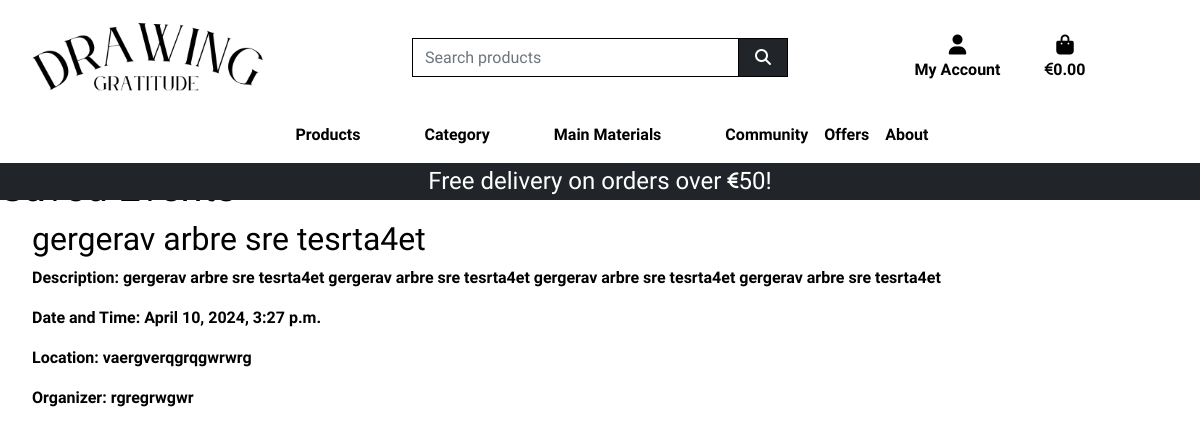
/profile/saved_events/ (signed in), run on an earlier commit of the app's database.
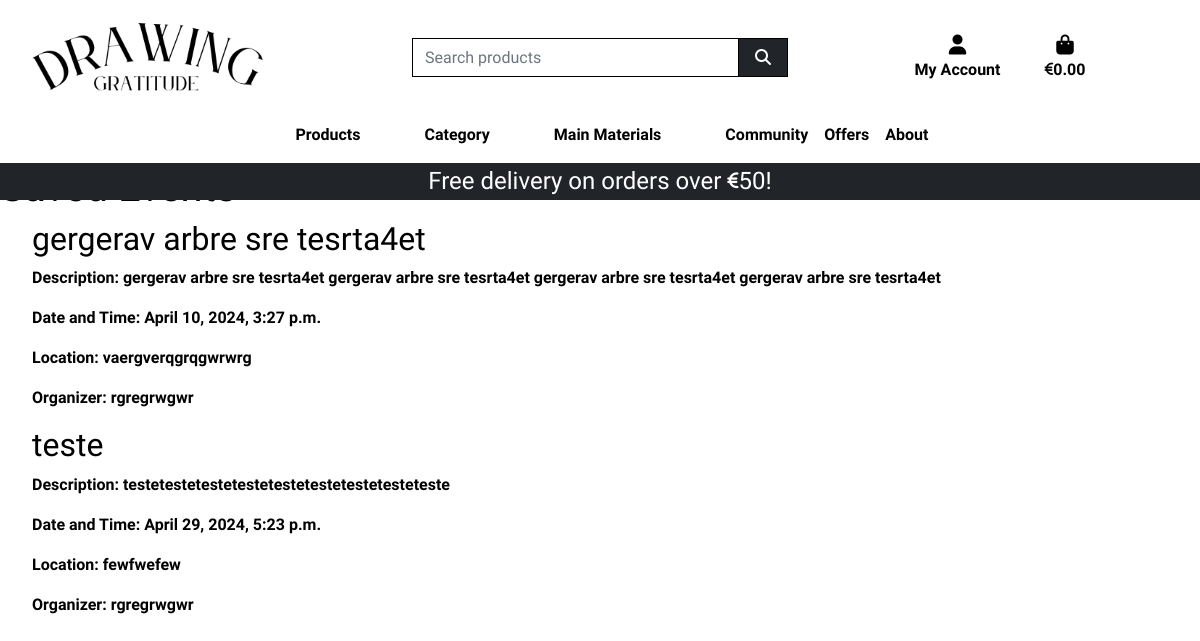
And on a later commit of the database.
### events/models.py (models this page shows, shortened)
class Event(models.Model):
    title = models.CharField(max_length=255)
    description = models.TextField()
    date_and_time = models.DateTimeField()
    location = models.CharField(max_length=255)
    organizer = models.CharField(max_length=255)
    save_event = models.ManyToManyField(User, related_name='saved_events')

### profiles/views.py (the view)
# urls.py: path('saved_events/', views.saved_events, name='saved_events'),
def saved_events(request):
    saved_events = Event.objects.filter(save_event=request.user)
    return render(request, 'profiles/saved_events.html', {'saved_events': saved_events})

### bag/contexts.py (called while the page is built, shortened)
def bag_contents(request):
    bag_items = []
    total = 0
    total_discounted_price = 0
    product_count = 0
    bag = request.session.get('bag', {})
    delivery = total * Decimal(settings.STANDARD_DELIVERY_PERCENTAGE / 100) if total < settings.FREE_DELIVERY_THRESHOLD else 0
    grand_total = total + delivery
    context = {
        'bag_items': bag_items,
        'total': total,
        'total_discounted_price': total_discounted_price,
        'product_count': product_count,
        'delivery': delivery,
        'free_delivery_delta': max(0, settings.FREE_DELIVERY_THRESHOLD - total),
        'free_delivery_threshold': settings.FREE_DELIVERY_THRESHOLD,
        'grand_total': grand_total,
    }
    return context

### profiles/templates/profiles/saved_events.html (shortened to what this page needs)
{% extends "base.html" %}
{% load static %}
{% load crispy_forms_tags %}
{% block extra_css %}
    <link rel="stylesheet" href="{% static 'profiles/css/profile.css' %}">
{% endblock %}
{% block page_header %}
    <div class="container header-container">
    </div>
{% endblock %}
{% block content %}
<h1>Saved Events</h1>
    {% if saved_events %}
    <ul>
        {% for event in saved_events %}
        <li>
            <h2>{{ event.title }}</h2>
            <p><strong>Description:</strong> {{ event.description }}</p>
            <p><strong>Date and Time:</strong> {{ event.date_and_time }}</p>
            <p><strong>Location:</strong> {{ event.location }}</p>
            <p><strong>Organizer:</strong> {{ event.organizer }}</p>
        </li>
        {% endfor %}
    </ul>
    {% else %}
    <p>No events saved yet.</p>
{% endif %}
{% endblock %}

What changed in the data, as far as the page shows it:
added Event: title "teste", description "testetestetestetestetestetestetestetesteteste", date_and_time "April 29, 2024, 5:23 p.m.", location "fewfwefew", organizer "rgregrwgwr"
